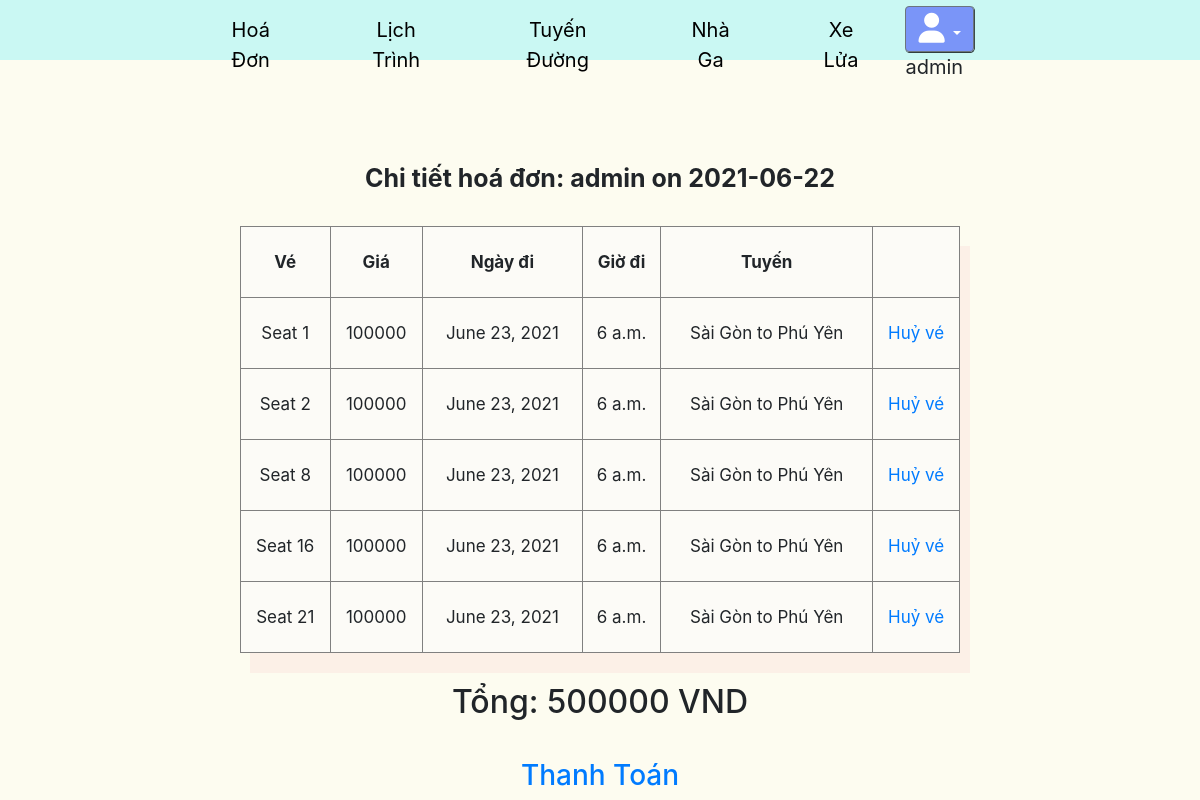
The app's page /detail-bills/13/ (signed in), older data.
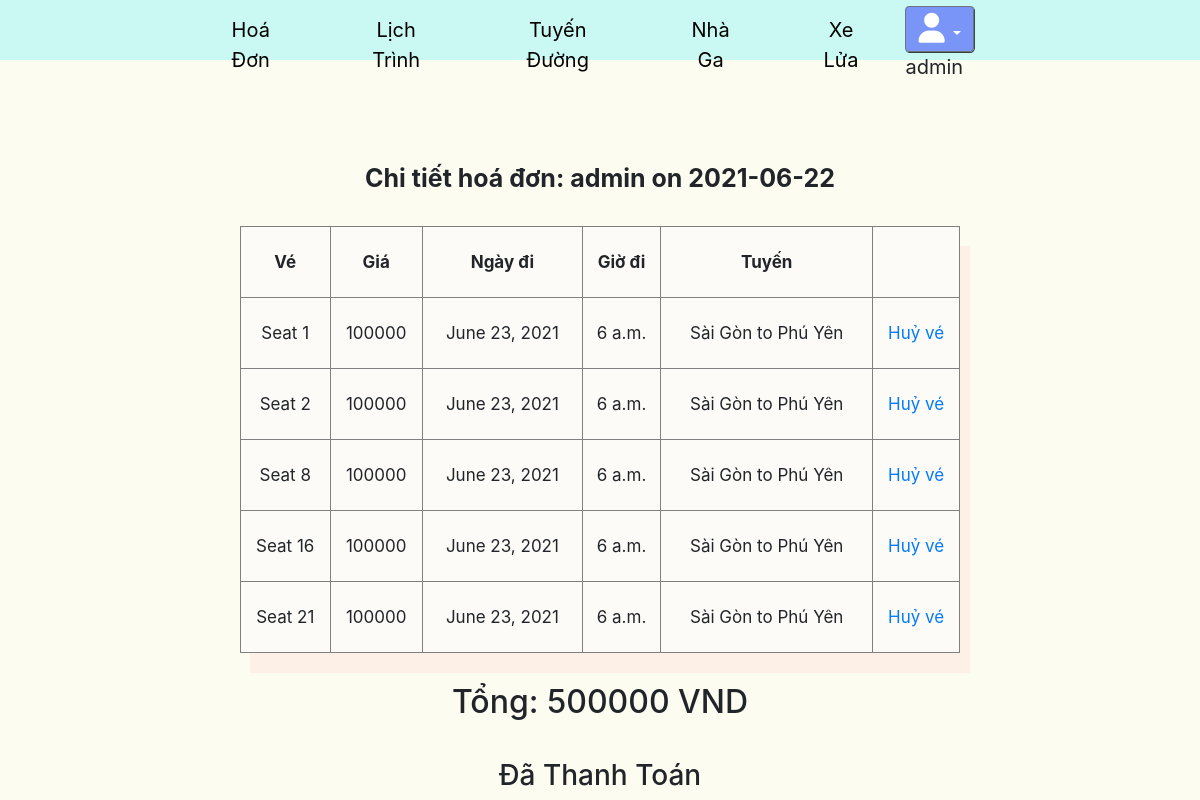
The same page, newer data.
### core/views.py (the view)
# urls.py: path('detail-bills/<int:pk>/', views.detail_bill , name='detail_bill'),
@staff_member_required
def detail_bill(request,pk):
    bill = Bill.objects.get(pk=pk)
    bill_details = bill.bills.all()
    context = {
        'bill':bill,
        'bill_details':bill_details,
    }
    return render(request,'core/bill_details.html',context)

### core/models.py (called while the page is built)
    def __str__(self) -> str:
        return self.departure.name + " to " + self.destination.name

    def __str__(self) -> str:
        return self.user.username + " on " + str(self.date)

### core/templates/core/bill_details.html (shortened to what this page needs)
{% extends 'core/base_manage.html' %} {% load static %} {% block head %}
<link rel="stylesheet" href="{% static 'css/bdetail.css' %}" />
{% endblock head %}
{% block contain %}
  <div class="main">
    <fieldset>
      <legend id="myLegend">Chi tiết hoá đơn: {{bill}}</legend>
      <table border="1px solid gray">
        <tr border="1px solid gray">
          <th style="padding: 5px">Vé</th>
          <th style="padding: 5px">Giá</th>
          <th style="padding: 5px">Ngày đi</th>
          <th style="padding: 5px">Giờ đi</th>
          <th style="padding: 5px">Tuyến</th>
          <th></th>
        </tr>
        {% for bill_detail in bill_details %}
        <tr border="1px solid gray">
          <td style="padding: 5px">{{bill_detail.ticket.get_seat_display}}</td>
          <td style="padding: 5px">{{bill_detail.ticket.cost}}</td>
          <td style="padding: 5px">{{bill_detail.ticket.schedule.start_day}}</td>
          <td style="padding: 5px">{{bill_detail.ticket.schedule.start_time}}</td>
          <td style="padding: 5px">{{bill_detail.ticket.schedule.route}}</td>
            <td style="padding: 5px">
              <a href="{% url 'huyve' bill_detail.id%}">Huỷ vé</a>
            </td>
        </tr>
        {% endfor %}
      </table>
      <h2>Tổng: {{bill.total}} VND</h2>
      {% if bill.status == 'UNPAID' %}
      <h3><a href="{% url 'xulythanhtoan' bill.id %}">Thanh Toán</a></h3>
      {% else %}
      <h3>Đã Thanh Toán</h3>
      {% endif %}
    </fieldset>
  </div>
{% endblock contain %}

Row changes from the older to the newer data that the page shows:
changed Bill: status "UNPAID" → "PAID" (drawn)
Text that changed along with them:
text no longer shown: "Thanh Toán"
text now shown: "Đã Thanh Toán"
